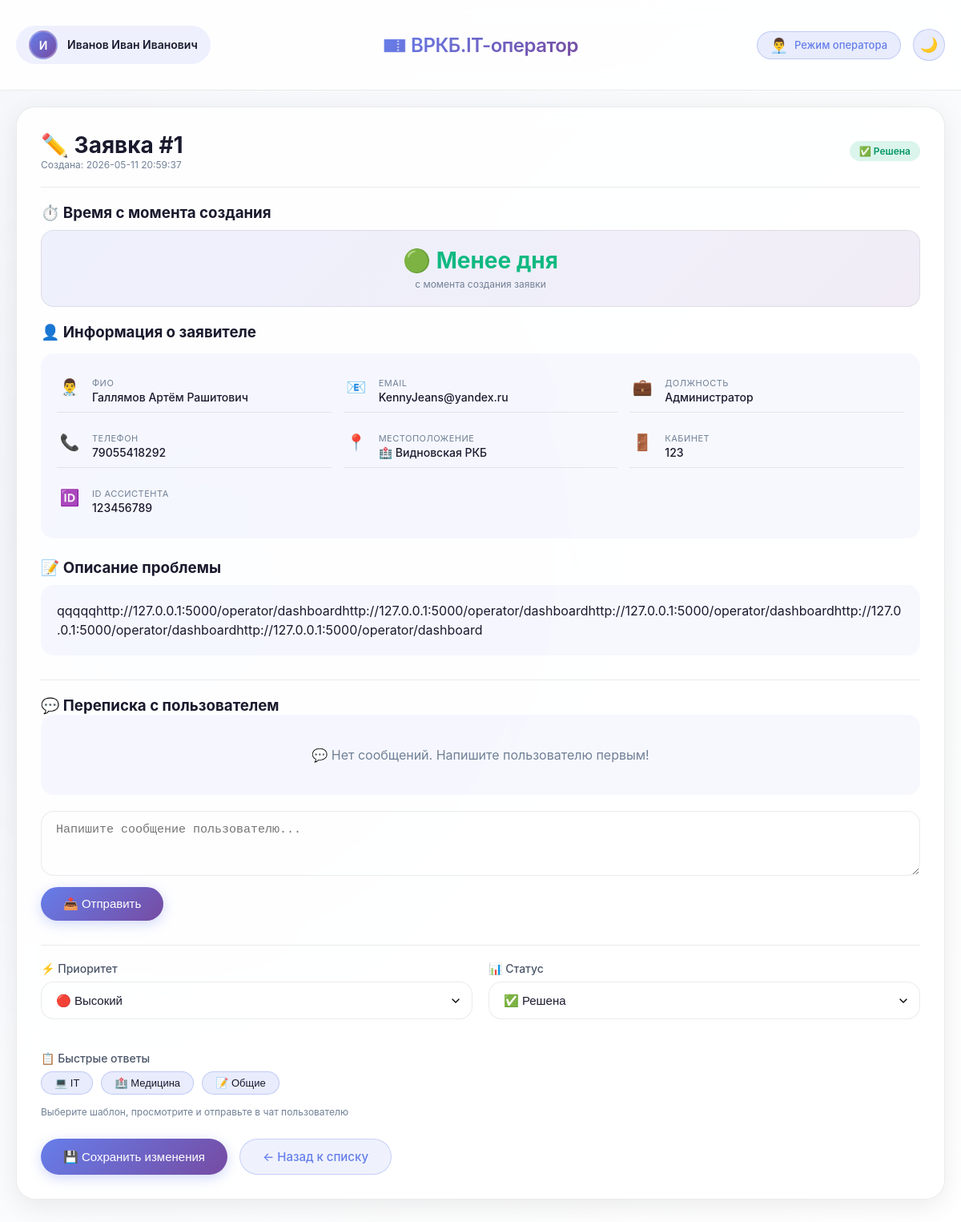
The page /operator/ticket/1 (signed in) on the database its author committed.
### tables this page shows
CREATE TABLE tickets (
        id INTEGER PRIMARY KEY AUTOINCREMENT,
        user_id INTEGER NOT NULL,
        subject TEXT,
        description TEXT NOT NULL,
        status TEXT DEFAULT 'new',
        priority TEXT DEFAULT 'medium',
        operator_answer TEXT,
        created_at TEXT NOT NULL,
        updated_at TEXT,
        completed_at TEXT,
        assigned_to INTEGER,
        category TEXT,
        problem_type TEXT,
        location TEXT,
        office TEXT,
        assistant_id TEXT,
        printer_manufacturer TEXT,
        printer_model TEXT,
        printer_problem TEXT,
        FOREIGN KEY (user_id) REFERENCES users (id),
        FOREIGN KEY (assigned_to) REFERENCES operators (id)
    );

CREATE TABLE users (
        id INTEGER PRIMARY KEY AUTOINCREMENT,
        username TEXT UNIQUE NOT NULL,
        email TEXT UNIQUE NOT NULL,
        password TEXT NOT NULL,
        last_name TEXT,
        first_name TEXT,
        middle_name TEXT,
        post TEXT,
        phone TEXT,
        created_at TEXT NOT NULL,
        is_admin INTEGER DEFAULT 0
    , department TEXT);

### app.py (the view)
    def decorated_function(*args, **kwargs):
        if not session.get('operator_logged_in'):
            flash('Доступ только для операторов', 'danger')
            return redirect(url_for('operator_login'))
        return f(*args, **kwargs)

### app.py (called while the page is built, shortened)
def get_db_connection():
    conn = sqlite3.connect('databases/database_helpdesk.db')
    conn.row_factory = sqlite3.Row
    return conn

def operator_required(f):
    def decorated_function(*args, **kwargs):
        if not session.get('operator_logged_in'):
            flash('Доступ только для операторов', 'danger')
            return redirect(url_for('operator_login'))
        return f(*args, **kwargs)
    decorated_function.__name__ = f.__name__
    return decorated_function

@app.route('/operator/ticket/<int:ticket_id>', methods=['GET', 'POST'])
@operator_required
def operator_ticket(ticket_id):
    conn = get_db_connection()
    ticket = conn.execute('''
        SELECT t.*, u.last_name, u.first_name, u.middle_name, u.post, u.phone, u.username, u.email,
               o.last_name as op_last_name, o.first_name as op_first_name, o.middle_name as op_middle_name, o.post as op_post,
               ROUND(MAX(0, julianday('now') - julianday(t.created_at)), 2) as hours_since_created
        FROM tickets t
        JOIN users u ON t.user_id = u.id
        LEFT JOIN operators o ON t.assigned_to = o.id
        WHERE t.id = ?
    ''', (ticket_id,)).fetchone()
    conn.close()
    if not ticket:
        flash('Заявка не найдена', 'danger')
        return redirect(url_for('operator_dashboard'))
    return render_template('operators/operator_ticket.html', ticket=ticket)

@app.context_processor
def inject_user():
    user_info = {}
    return {'user': user_info}

### templates/operators/operator_ticket.html (shortened to what this page needs)
{% extends "operators/base_operator.html" %}
{% block content %}
<div class="card">
    <div class="ticket-header-operator">
        <div>
            <h1 class="ticket-id-operator">✏️ Заявка #{{ ticket.id }}</h1>
            <p class="text-muted">Создана: {{ ticket.created_at }}</p>
        </div>
        <span class="status-badge status-{{ ticket.status }} status-large">
            {% if ticket.status == 'new' %}🆕 Новая
            {% elif ticket.status == 'in_progress' %}⚙️ В работе
            {% elif ticket.status == 'resolved' %}✅ Решена
            {% else %}📦 Закрыта{% endif %}
        </span>
    </div>
    <hr>
    <div class="time-block">
        <h3>⏱️ Время с момента создания</h3>
        <div class="time-card">
            {% if ticket.hours_since_created %}
            {% set hours = ticket.hours_since_created|float %}
            {% set days = (hours / 24)|int %}
            {% if days < 1 %}
            <div class="time-value timer-new">🟢 Менее дня</div>
            {% elif days < 3 %}
            <div class="time-value timer-new">🟢 {{ days }} дня(ей)</div>
            {% elif days < 7 %}
            <div class="time-value timer-warning">🟡 {{ days }} дня(ей)</div>
            {% else %}
            <div class="time-value timer-danger">🔴 {{ days }} дня(ей)</div>
            {% endif %}
            {% else %}
            <div class="time-value">—</div>
            {% endif %}
            <div class="time-label">с момента создания заявки</div>
        </div>
    </div>
    <div class="user-info-block">
        <h3>👤 Информация о заявителе</h3>
        <div class="info-grid">
            <div class="info-item">
                <span class="info-icon">👨‍⚕️</span>
                <div>
                    <div class="info-label">ФИО</div>
                    <div class="info-value">{{ ticket.last_name or '' }} {{ ticket.first_name or '' }} {{ ticket.middle_name or '' }}</div>
                </div>
            </div>
            <div class="info-item">
                <span class="info-icon">📧</span>
                <div>
                    <div class="info-label">Email</div>
                    <div class="info-value">{{ ticket.email or 'не указан' }}</div>
                </div>
            </div>
            <div class="info-item">
                <span class="info-icon">💼</span>
                <div>
                    <div class="info-label">Должность</div>
                    <div class="info-value">{{ ticket.post or 'не указана' }}</div>
                </div>
            </div>
            <div class="info-item">
                <span class="info-icon">📞</span>
                <div>
                    <div class="info-label">Телефон</div>
                    <div class="info-value">{{ ticket.phone or 'не указан' }}</div>
                </div>
            </div>
            <div class="info-item">
                <span class="info-icon">📍</span>
                <div>
                    <div class="info-label">Местоположение</div>
                    <div class="info-value">
                        {% set location_map = {
                        'main': '🏥 Видновская РКБ',
                        'polyclinic1': '🏥 Видновская поликлиника №1',
                        'polyclinic3': '🏥 Видновская поликлиника №3',
                        'children': '🏥 Детская поликлиника'
                        } %}
                        {{ location_map.get(ticket.location, ticket.location or 'не указано') }}
                    </div>
                </div>
            </div>
            <div class="info-item">
                <span class="info-icon">🚪</span>
                <div>
                    <div class="info-label">Кабинет</div>
                    <div class="info-value">{{ ticket.office or 'не указан' }}</div>
                </div>
            </div>
            {% if ticket.assistant_id %}
            <div class="info-item">
                <span class="info-icon">🆔</span>
                <div>
                    <div class="info-label">ID ассистента</div>
                    <div class="info-value">{{ ticket.assistant_id or 'не указано' }}</div>
                </div>
            </div>
            {% endif %}
        </div>
    </div>
    <div class="description-block">
        <h3>📝 Описание проблемы</h3>
        <div class="description-box-operator" style="white-space: normal; word-wrap: break-word; line-height: 1.5;">
            {% if ticket.description %}
            {{ ticket.description | replace('\n', '<br>') | safe }}
            {% else %}
            <em class="text-muted">Описание отсутствует</em>
            {% endif %}
        </div>
    </div>
    <div class="chat-section">
        <h3>💬 Переписка с пользователем</h3>
        <div class="chat-messages" id="chatMessages">
        </div>
        <div class="chat-input">
            <form method="POST" action="{{ url_for('operator_add_comment', ticket_id=ticket.id) }}" id="commentForm">
                <textarea name="comment" id="commentTextarea" class="form-control" rows="3" placeholder="Напишите сообщение пользователю..."></textarea>
                <button type="submit" class="btn btn-primary" style="margin-top: 10px;">📤 Отправить</button>
            </form>
        </div>
    </div>
    <hr>
    <form method="POST" id="ticketForm">
        <div class="form-row">
            <div class="form-group">
                <label>⚡ Приоритет</label>
                <select name="priority" class="form-control">
                    <option value="high" {% if ticket.priority == 'high' %}selected{% endif %}>🔴 Высокий</option>
                </select>
            </div>
            <div class="form-group">
                <label>📊 Статус</label>
                <select name="status" class="form-control">
                    <option value="resolved" {% if ticket.status == 'resolved' %}selected{% endif %}>✅ Решена</option>
                </select>
            </div>
        </div>
        <div class="form-group">
            <label>📋 Быстрые ответы</label>
            <div style="display: flex; gap: 10px; flex-wrap: wrap; margin-bottom: 10px;">
                <button type="button" class="btn-template" data-template="it">💻 IT</button>
                <button type="button" class="btn-template" data-template="med">🏥 Медицина</button>
                <button type="button" class="btn-template" data-template="common">📝 Общие</button>
            </div>
            <small class="text-muted">Выберите шаблон, просмотрите и отправьте в чат пользователю</small>
        </div>
        <div class="action-buttons-operator">
            <button type="submit" class="btn btn-primary">💾 Сохранить изменения</button>
            <a href="{{ url_for('operator_dashboard') }}" class="btn btn-outline">← Назад к списку</a>
        </div>
    </form>
</div>
{% endblock %}

### static/style.css (style rules this page uses)
:root { --bg-gradient-start: #f5f7fa; --bg-gradient-end: #ffffff; --glass-bg: rgba(255, 255, 255, 0.85); --glass-bg-dark: rgba(0, 0, 0, 0.75); --glass-border: rgba(0, 0, 0, 0.08); --glass-shadow: 0 8px 32px 0 rgba(0, 0, 0, 0.08); --shadow-sm: 0 2px 8px rgba(0, 0, 0, 0.04); --shadow-md: 0 4px 20px rgba(0, 0, 0, 0.06); --shadow-lg: 0 12px 32px rgba(0, 0, 0, 0.1); --shadow-glow: 0 0 20px rgba(102, 126, 234, 0.15); --text-primary: #1a1a2e; --text-secondary: #4a5568; --text-muted: #718096; --blur-amount: 12px; --border-radius: 24px; --accent-color: #667eea; --accent-hover: #5a67d8; }
* { margin: 0; padding: 0; box-sizing: border-box; }
body { font-family: -apple-system, 'Segoe UI', 'SF Pro Text', 'Helvetica Neue', sans-serif; background: linear-gradient(135deg, var(--bg-gradient-start), var(--bg-gradient-end)); min-height: 100vh; color: var(--text-primary); transition: all 0.3s ease; position: relative; }
body::before { content: ''; position: fixed; top: 0; left: 0; width: 100%; height: 100%; background: radial-gradient(circle at 20% 50%, rgba(102,126,234,0.05) 0%, transparent 50%); pointer-events: none; z-index: 0; }
.glass-card, .card { background: var(--glass-bg); backdrop-filter: blur(var(--blur-amount)); -webkit-backdrop-filter: blur(var(--blur-amount)); border-radius: var(--border-radius); border: 1px solid var(--glass-border); box-shadow: var(--glass-shadow); padding: 30px; margin-bottom: 20px; transition: all 0.4s cubic-bezier(0.4, 0, 0.2, 1); animation: fadeInUp 0.5s ease-out; }
.btn { padding: 12px 28px; border: none; border-radius: 40px; font-size: 15px; font-weight: 500; cursor: pointer; transition: all 0.3s cubic-bezier(0.4, 0, 0.2, 1); display: inline-block; text-decoration: none; text-align: center; }
.btn-primary { background: linear-gradient(135deg, var(--accent-color), #764ba2); color: white; box-shadow: 0 4px 15px rgba(102, 126, 234, 0.3); }
.btn-outline { background: rgba(102, 126, 234, 0.1); border: 1px solid rgba(102, 126, 234, 0.3); color: var(--accent-color); }
.form-group { margin-bottom: 20px; }
label { display: block; margin-bottom: 8px; font-weight: 500; color: var(--text-secondary); font-size: 14px; }
input, textarea, select { width: 100%; padding: 14px 18px; border: 1px solid var(--glass-border); border-radius: 16px; font-size: 15px; transition: all 0.3s ease; background: rgba(255, 255, 255, 0.08); color: var(--text-primary); }
.status-badge { padding: 5px 12px; border-radius: 30px; font-size: 12px; font-weight: 600; display: inline-block; }
.status-resolved { background: rgba(16, 185, 129, 0.15); color: #059669; }
.text-muted { color: var(--text-muted); font-size: 12px; }
hr { border: none; height: 1px; background: var(--glass-border); margin: 20px 0; }
select { width: 100%; padding: 14px 18px; border: 1px solid var(--glass-border); border-radius: 16px; font-size: 15px; transition: all 0.3s ease; background: rgba(255, 255, 255, 0.08); color: var(--text-primary); cursor: pointer; appearance: none; background-repeat: no-repeat; background-position: right 12px center; background-size: 16px; }
select option { background: white; color: #1a1a2e; }
select option { color: #1a1a2e; background: #ffffff; }
.info-item { display: flex; align-items: flex-start; gap: 12px; padding: 10px 0; border-bottom: 1px solid var(--glass-border); }
.info-item:last-child { border-bottom: none; }
.info-icon { font-size: 20px; width: 32px; text-align: center; }
.info-label { font-size: 11px; color: var(--text-muted); text-transform: uppercase; letter-spacing: 0.5px; }
.info-value { font-size: 14px; font-weight: 500; margin-top: 2px; }
.btn-template { background: rgba(102, 126, 234, 0.15); border: 1px solid rgba(102, 126, 234, 0.3); border-radius: 30px; padding: 8px 20px; cursor: pointer; font-size: 13px; font-weight: 500; transition: all 0.2s ease; color: var(--text-primary); }

### rows shown on the page
tickets: id "1", created_at "2026-05-11 20:59:37", get "🏥 Видновская РКБ", office "123", assistant "123456789", description "qqqqqhttp://127.0.0.1:5000/operator/dashboardhttp://127.0.0.1:5000/operator/dashboardhttp://127.0.0.1:5000/operator/dashboardhttp://127.0.0.1:5000/operator/dashboardhttp://127.0.0.1:5000/operator/dashboard", priority "🔴 Высокий", status "✅ Решена"
users: last_name "Галлямов", first_name "Артём", middle_name "Рашитович", email "KennyJeans@yandex.ru", post "Администратор", phone "79055418292"

### other values the page prints
{{ session.operator_full_name or session.operator_name or 'Оператор' }} "Иванов Иван Иванович"
